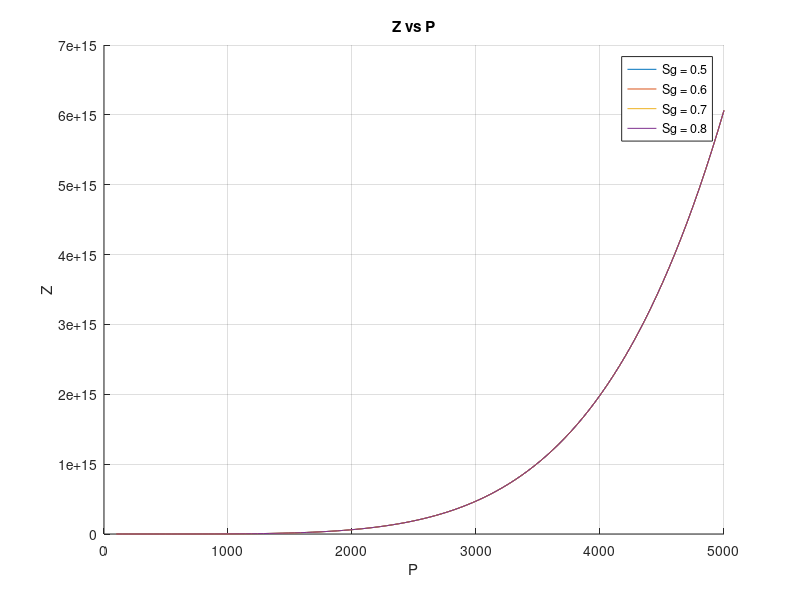

Write the MATLAB code that produced this figure.
A1 = 0.001946;
A2 = -0.027635;
A3 = 0.136315;
A4 = -0.23849;
A5 = 0.105168;
A6 = 3.44e8;

T = 60 + 460;
P = linspace(100, 5000, 100); 
Sg_values = [0.5, 0.6, 0.7, 0.8]; 


calculate_Z = @(P, Sg, T) ...
    (P * (0.2515 - 0.15) - 0.2025 + 1.106) + ...
    (1.4 * exp(-0.0054 * (T - 460))) + ...
    (A1 * P.^5 + A2 * P.^4 + A3 * P.^3 + A4 * P.^2 + A5 * P + A6) + ...
    ((0.154 - 0.1525) * ((3.185 * Sg - 1) - 0.5 - 0.02)) + ...
    (0.35 * (0.6 - Sg) .* exp(-1.039 * P .* (P - 1.8).^2));


for i = 1:length(Sg_values)
    Sg = Sg_values(i);
    Z_results(i, :) = calculate_Z(P, Sg, T);
end


figure;
hold on;
for i = 1:length(Sg_values)
    plot(P, Z_results(i, :), 'DisplayName', ['Sg = ', num2str(Sg_values(i))]);
end
hold off;
title('Compressibility Factor Z vs Pressure');
xlabel('Pressure (psia)');
ylabel('Compressibility Factor (Z)');
legend show;
grid on;

title('Z vs P');
xlabel('P');
ylabel(' Z ');
grid on;
